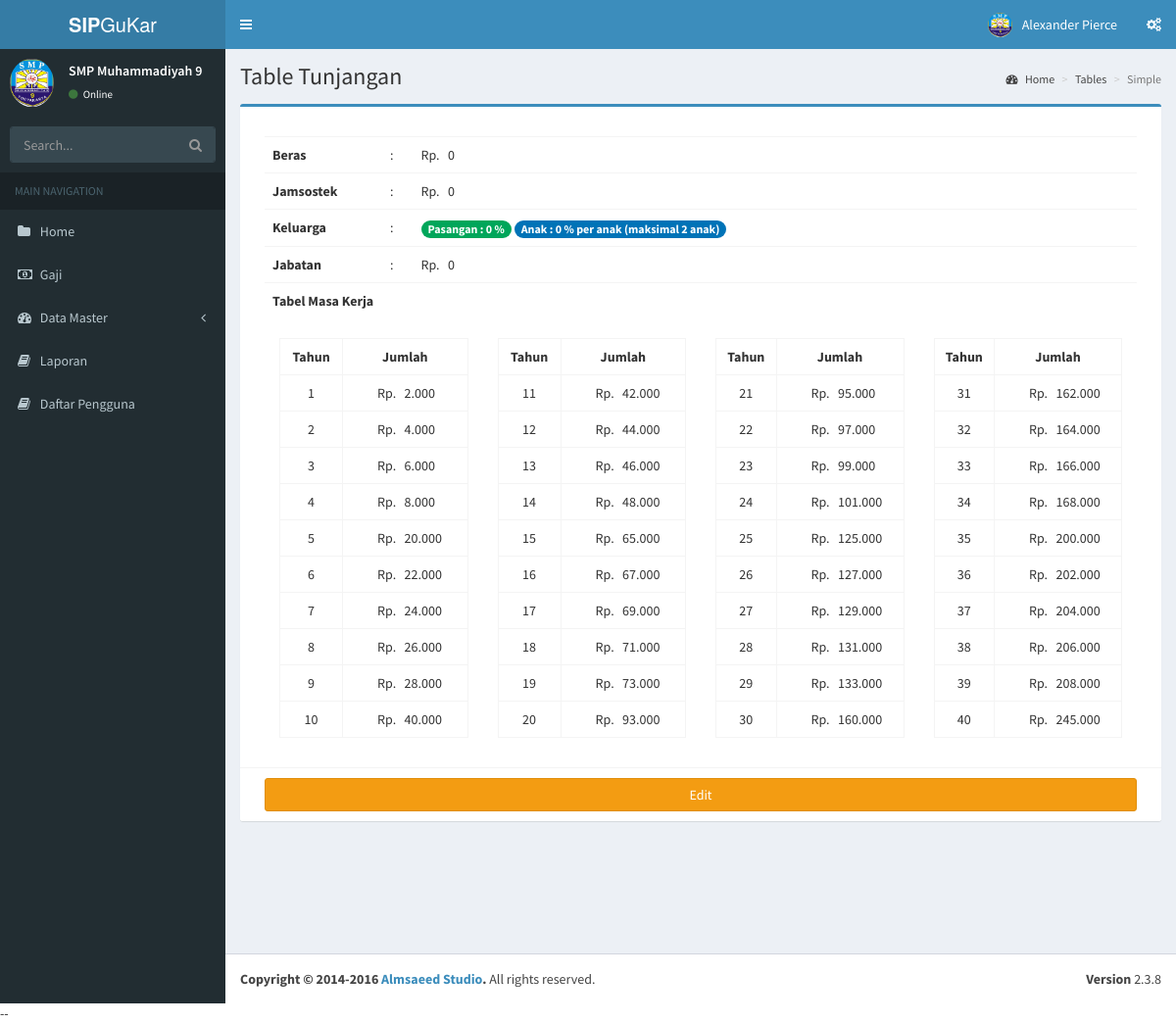
/index.php/tunjangan, run on an earlier commit of the app's database.
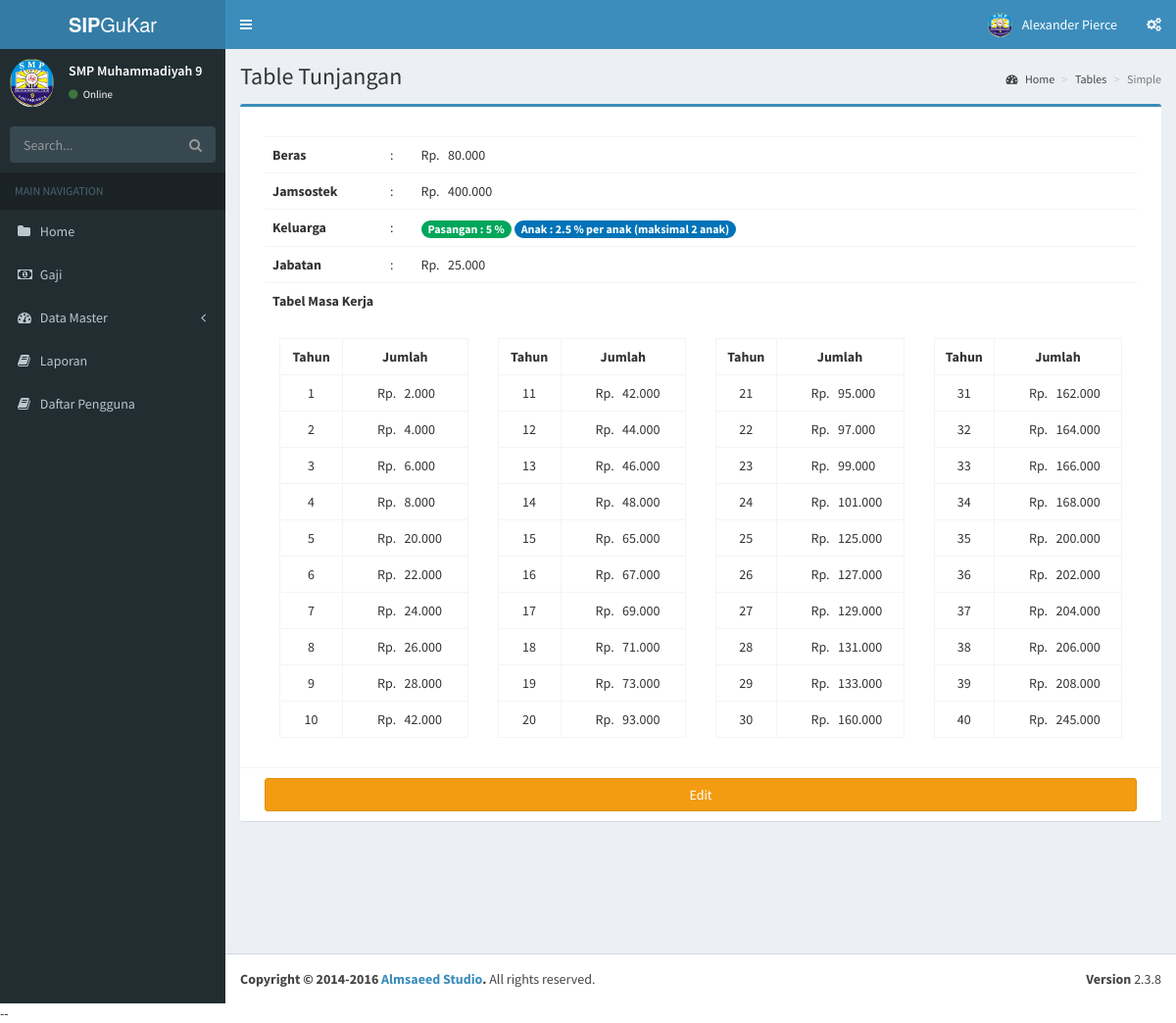
And on a later commit of the database.
### tables this page shows
CREATE TABLE `masakerja` (
  `id_masakerja` int(11) NOT NULL,
  `tahun` int(11) NOT NULL,
  `jml_mk` int(50) NOT NULL
);

CREATE TABLE `tunjangan` (
  `id_tunjangan` set('1') NOT NULL,
  `beras` int(11) DEFAULT NULL,
  `jamsostek` int(11) DEFAULT NULL,
  `klg_psg` float DEFAULT NULL,
  `klg_anak` float DEFAULT NULL,
  `jabatan` int(11) DEFAULT NULL
);

### application/libraries/Template.php (called while the page is built)
<?php if ( ! defined('BASEPATH')) exit('No direct script access allowed');
class Template {
		var $template_data = array();
		function set($name, $value)
		{
			$this->template_data[$name] = $value;
		}
		function load($template = '', $view = '' , $view_data = array(), $return = FALSE)
		{
			$this->CI =& get_instance();
			$this->set('contents', $this->CI->load->view($view, $view_data, TRUE));
			return $this->CI->load->view($template, $this->template_data, $return);
		}
}

### application/controllers/Tunjangan.php (called while the page is built, shortened)
<?php
class Tunjangan extends CI_Controller {
	public function index()
	{
		$data['title'] = 'Table Tunjangan';
		$data['tunjangan']= $this->M_tunjangan->get_tunjangan()->row_array();
		$data['masakerjas']= $this->M_masakerja->get_masakerja()->result_array();
		$this->template->load('index', 'tunjangan/table_tunjangan', $data);
	}
}

### index.php (called while the page is built, shortened)
<?php
require_once BASEPATH.'core/CodeIgniter.php';

### application/models/M_masakerja.php (called while the page is built, shortened)
<?php
class M_masakerja extends CI_Model{
	public function get_masakerja()
	{
		return $this->db->get('masakerja');
	}
}

### application/models/M_tunjangan.php (called while the page is built, shortened)
<?php
class M_tunjangan extends CI_Model{
	public function get_tunjangan()
	{
		$this->db->where('id_tunjangan', 1);
		return $this->db->get('tunjangan');
	}
}

### application/views/tunjangan/table_tunjangan.php (the view)
<section class="content">
	<div class="row">
		<div class="col-md-12">
			<div class="box box-primary">
				<div class="box-header"></div>
				<div class="box-body">
					<div class="col-md-12">
						<table class="table table-hover text-left">
							<tbody>
								<tr>
									<th width="120px">Beras</th>
									<td width="20px" style="padding-right: 20px">:</td>
									<td class=""><?php echo 'Rp. &nbsp;&nbsp;'.number_format($tunjangan['beras'],0,',','.');?></td>
								</tr>
								<tr>
									<th>Jamsostek</th>
									<td>:</td>
									<td><?php echo 'Rp. &nbsp;&nbsp;'.number_format($tunjangan['jamsostek'],0,',','.');?></td>
								</tr>
								<tr>
									<th>Keluarga</th>
									<td>:</td>
									<td>
										<span class="badge bg-green"><?php echo 'Pasangan : '.$tunjangan['klg_psg']*(100).' %';?></span>
										<span class="badge bg-blue"><?php echo 'Anak : '.$tunjangan['klg_anak']*(100).' % per anak (maksimal 2 anak)';?></span>
									</td>
								</tr>
								<tr>
									<th>Jabatan</th>
									<td>:</td>
									<td><?php echo 'Rp. &nbsp;&nbsp;'.number_format($tunjangan['jabatan'],0,',','.');?></td>
								</tr>
								<tr>
									<th colspan="3">Tabel Masa Kerja</th>
								</tr>
							</tbody>
						</table>
						<div class="pull-left col-md-3">
							<table class="table text-center table-bordered table-hover">
								<tr>
									<th>Tahun</th>
									<th>Jumlah</th>
								</tr>
								<?php $tahun = 1; foreach ($masakerjas as $key => $masakerja) : ?>
								<tr>
									<td><?php echo $tahun++; ?></td>
									<td style="text-align: left; padding-left: 35px;"><?php echo 'Rp. &nbsp;&nbsp;'.number_format($masakerja['jml_mk'],0,',','.');?></td>
								</tr>
								<?php if ($key === 9) break; endforeach; ?>
							</table>
						</div>
						<div class="pull-left col-md-3">
							<table class="table text-center table-bordered table-hover">
								<tr>
									<th>Tahun</th>
									<th>Jumlah</th>
								</tr>
								<?php $tahun = 11; foreach ($masakerjas as $key => $masakerja) :
								if ($key<10) continue;?>
								<tr>
									<td><?php echo $tahun++; ?></td>
									<td style="text-align: left; padding-left: 35px;"><?php echo 'Rp. &nbsp;&nbsp;'.number_format($masakerja['jml_mk'],0,',','.');?></td>
								</tr>
								<?php if ($key === 19) break; endforeach; ?>
							</table>
						</div>
						<div class="pull-left col-md-3">
							<table class="table text-center table-bordered table-hover">
								<tr>
									<th>Tahun</th>
									<th>Jumlah</th>
								</tr>
								<?php $tahun = 21; foreach ($masakerjas as $key => $masakerja) :
								if ($key<20) continue; ?>
								<tr>
									<td><?php echo $tahun++; ?></td>
									<td style="text-align: left; padding-left: 35px;"><?php echo 'Rp. &nbsp;&nbsp;'.number_format($masakerja['jml_mk'],0,',','.');?></td>
								</tr>
								<?php  if ($key === 29) break; endforeach;  ?>
							</table>
						</div>
						<div class="pull-left col-md-3">
							<table class="table text-center table-bordered table-hover">
								<tr>
									<th>Tahun</th>
									<th>Jumlah</th>
								</tr>
								<?php $tahun = 31; foreach ($masakerjas as $key => $masakerja) :
								if ($key<30) continue; ?>
								<tr>
									<td><?php echo $tahun++; ?></td>
									<td style="text-align: left; padding-left: 35px;"><?php echo 'Rp. &nbsp;&nbsp;'.number_format($masakerja['jml_mk'],0,',','.');?></td>
								</tr>
								<?php endforeach;  ?>
							</table>
						</div>
					</div>
				</div>
				<div class="box-footer">
					<div class="col-md-12">
						<a href="<?php echo site_url('tunjangan/edit')?>" class="pull-right btn btn-warning edit-btn btn-block">Edit</a>
					</div>
				</div>
			</div>
		</div>
		<div class="col-md-1"></div>
	</div>
</section>
</div>

What changed in the data, as far as the page shows it:
added tunjangan: beras "80.000", jamsostek "400.000", $tunjangan['klg_psg']*(100) "5", $tunjangan['klg_anak']*(100) "2.5", jabatan "25.000"
changed masakerja (number 10 of 40 on the later page): jml_mk "40.000" → "42.000"
Also different on the page:
$tunjangan['beras']: "0" → (not shown)
$tunjangan['jamsostek']: "0" → (not shown)
$tunjangan['klg_psg']*(100): "0" → (not shown)
$tunjangan['klg_anak']*(100): "0" → (not shown)
$tunjangan['jabatan']: "0" → (not shown)
